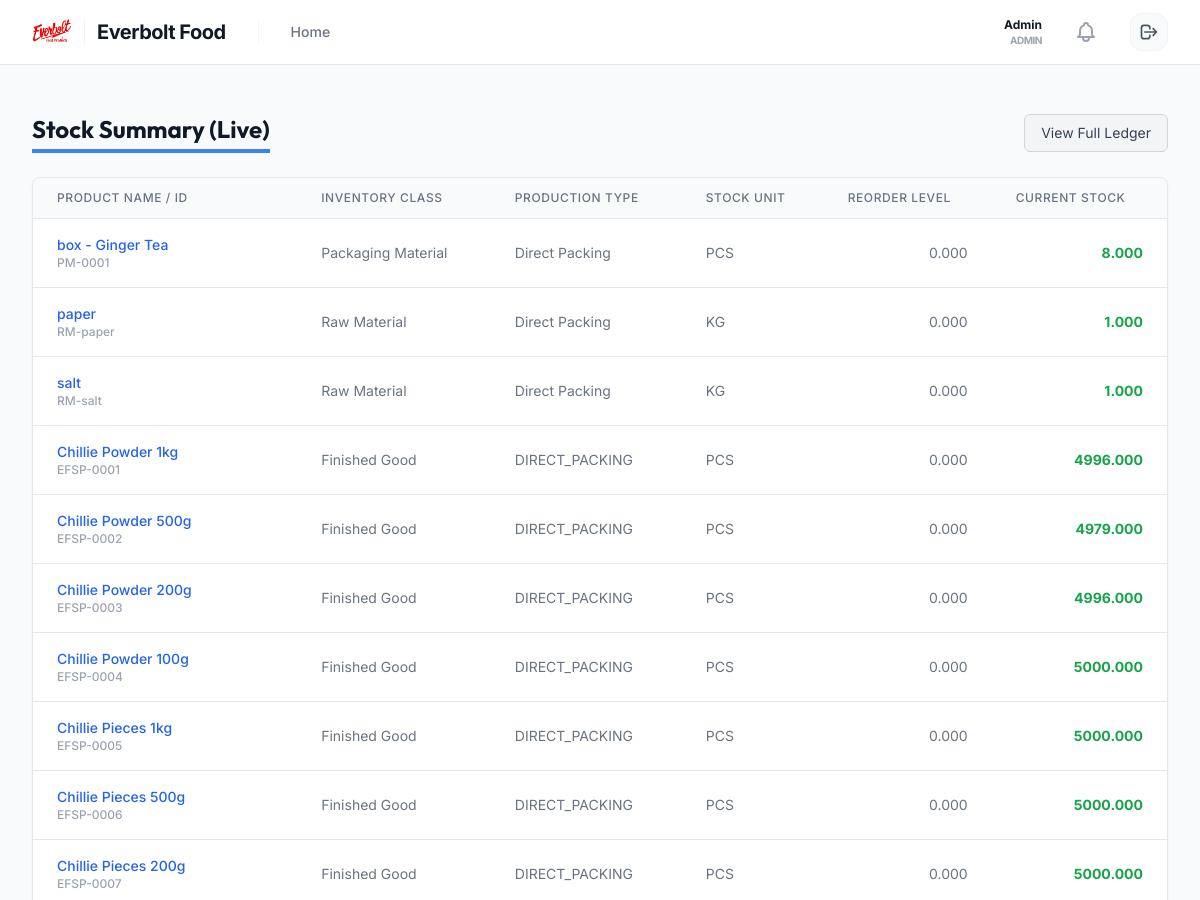
Page /inventory/stock-summary/ (signed in, upper part) on the earlier database version.
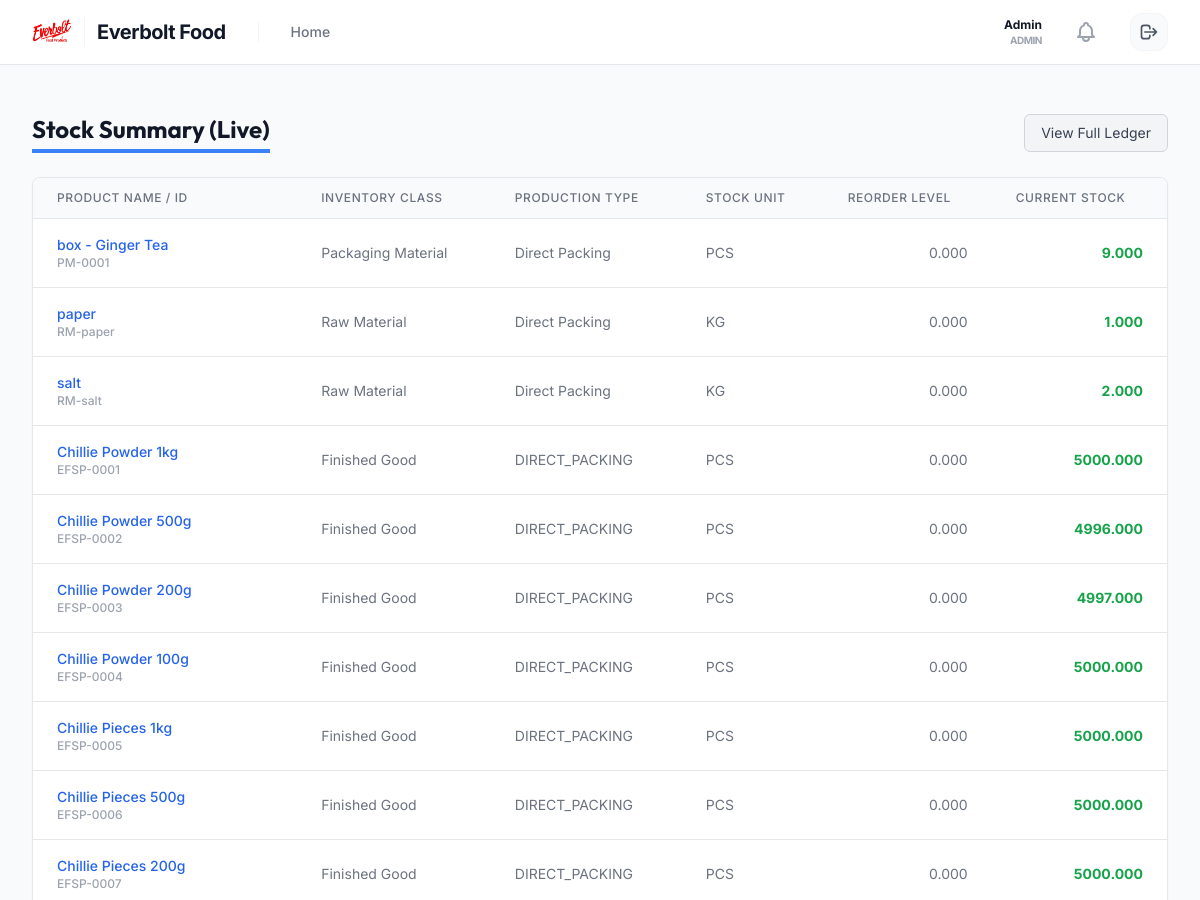
Same page on the later database version.
### inventory/models.py (models this page shows, shortened)
class Product(models.Model):
    class BrandChoices(models.TextChoices):
        EVERBOLT = 'Everbolt', 'Everbolt'
        EVERLEAF = 'Everleaf', 'Everleaf'
    class CategoryChoices(models.TextChoices):
        CONFECTIONERY = 'Confectionery', 'Confectionery'
        DRIED_FRUITS = 'Dried Fruits', 'Dried Fruits'
        DRIED_VEGETABLES = 'Dried Vegetables', 'Dried Vegetables'
        SPICES = 'Spices', 'Spices'
        TEA = 'Tea', 'Tea'
        KITHUL = 'Kithul', 'Kithul'
    class TeaTypeChoices(models.TextChoices):
        HERBAL_TEA = 'Herbal Tea', 'Herbal Tea'
        ARTISAN_TEA = 'Artisan Tea', 'Artisan Tea'
        FLAVORED_TEA = 'Flavored Tea', 'Flavored Tea'
        BLACK_TEA = 'Black Tea', 'Black Tea'
        GREEN_TEA = 'Green Tea', 'Green Tea'
        CATERING_TEA = 'Catering Tea', 'Catering Tea'
    class UnitTypes(models.TextChoices):
        PCS = 'pcs', 'pcs'
        BOX = 'box', 'box'
        PACK = 'pack', 'pack'
        KG = 'Kg', 'Kg'
        G = 'g', 'g'
        ML = 'ml', 'ml'
        L = 'l', 'l'
    class ProductTypes(models.TextChoices):
        DIRECT_PACKING = 'Direct Packing', 'Direct Packing'
        BLENDED_TEA = 'Blended Tea Products', 'Blended Tea Products'
        CONFECTIONERY_PACKING = 'Confectionery Packing', 'Confectionery Packing'
        REPACKING = 'Repacking', 'Repacking'
        TRADING = 'Trading Products', 'Trading Products'
    class InventoryClasses(models.TextChoices):
        RAW = 'RAW', 'Raw Material'
        PACKAGING = 'PACKAGING', 'Packaging Material'
        FINISHED = 'FINISHED', 'Finished Good'
        SEMI_FINISHED = 'SEMI_FINISHED', 'Semi-Finished Good'
        CONSUMABLE = 'CONSUMABLE', 'Consumable'
    product_id = models.CharField(max_length=50, unique=True, blank=True)
    name = models.CharField(max_length=200)
    brand = models.CharField(max_length=50, choices=BrandChoices.choices, default=BrandChoices.EVERBOLT)
    category = models.CharField(max_length=50, choices=CategoryChoices.choices, default=CategoryChoices.CONFECTIONERY)
    tea_type = models.CharField(max_length=50, choices=TeaTypeChoices.choices, blank=True, null=True)
    packet_size = models.CharField(max_length=100, blank=True, null=True)
    stock_unit = models.CharField(max_length=20, choices=UnitTypes.choices, default=UnitTypes.PCS)
    selling_unit = models.CharField(max_length=20, choices=UnitTypes.choices, default=UnitTypes.PCS)
    inventory_class = models.CharField(max_length=50, choices=InventoryClasses.choices, default=InventoryClasses.FINISHED)
    product_type = models.CharField(max_length=50, choices=ProductTypes.choices, default=ProductTypes.DIRECT_PACKING, verbose_name="Production Type")
    track_stock = models.BooleanField(default=True)
    allow_negative_stock = models.BooleanField(default=False)
    reorder_level = models.DecimalField(max_digits=12, decimal_places=3, default=0.000)
    selling_price = models.DecimalField(max_digits=12, decimal_places=2)
    price_tier_100 = models.DecimalField(max_digits=12, decimal_places=2, null=True, blank=True, help_text="Price for <= 100 pcs")
    price_tier_250 = models.DecimalField(max_digits=12, decimal_places=2, null=True, blank=True, help_text="Price for <= 250 pcs")
    price_tier_500 = models.DecimalField(max_digits=12, decimal_places=2, null=True, blank=True, help_text="Price for >= 500 pcs")
    custom_load_price = models.DecimalField(max_digits=12, decimal_places=2, null=True, blank=True)
    tax_rate = models.DecimalField(max_digits=5, decimal_places=2, default=18.00) # Fixed 18% generic tax
    status = models.BooleanField(default=True, help_text="True if active")
    current_stock = models.DecimalField(max_digits=12, decimal_places=3, default=0.000, help_text="Cached balance from StockLedger")

### inventory/views.py (the view)
# urls.py: path('stock-summary/', views.StockSummaryView.as_view(), name='stock_summary'),
class StockSummaryView(LoginRequiredMixin, ListView):
    model = Product
    template_name = 'inventory/stock_summary.html'
    context_object_name = 'products'
    paginate_by = 20
    def get_queryset(self):
        return Product.objects.filter(track_stock=True, status=True)

### users/models.py (called while the page is built)
    @property
    def unread_notifications(self):
        return getattr(self, 'notifications', None) and self.notifications.filter(is_read=False).order_by('-created_at') or []

### inventory/templates/inventory/stock_summary.html (shortened to what this page needs)
{% extends 'layouts/base.html' %}
{% block content %}
<div class="px-4 py-6 sm:px-0">
    <div class="flex justify-between items-center mb-6">
        <h1 class="text-2xl font-bold text-gray-900 border-b-4 border-blue-500 inline-block pb-1">Stock Summary (Live)</h1>
        <div class="flex space-x-2">
             <a href="{% url 'stock_ledger' %}" class="bg-gray-100 hover:bg-gray-200 border border-gray-300 rounded-md px-4 py-2 text-gray-700 text-sm">View Full Ledger</a>
        </div>
    </div>
    <div class="bg-white shadow-sm rounded-lg border border-gray-200 overflow-hidden">
        <div class="overflow-x-auto">
            <table class="min-w-full divide-y divide-gray-200">
                <thead class="bg-gray-50">
                    <tr>
                        <th scope="col" class="px-6 py-3 text-left text-xs font-medium text-gray-500 uppercase tracking-wider">Product Name / ID</th>
                        <th scope="col" class="px-6 py-3 text-left text-xs font-medium text-gray-500 uppercase tracking-wider">Inventory Class</th>
                        <th scope="col" class="px-6 py-3 text-left text-xs font-medium text-gray-500 uppercase tracking-wider">Production Type</th>
                        <th scope="col" class="px-6 py-3 text-left text-xs font-medium text-gray-500 uppercase tracking-wider">Stock Unit</th>
                        <th scope="col" class="px-6 py-3 text-left text-xs font-medium text-gray-500 uppercase tracking-wider">Reorder Level</th>
                        <th scope="col" class="px-6 py-3 text-left text-xs font-medium text-gray-500 uppercase tracking-wider">Current Stock</th>
                    </tr>
                </thead>
                <tbody class="bg-white divide-y divide-gray-200">
                    {% for product in products %}
                    <tr class="hover:bg-gray-50 transition-colors">
                        <td class="px-6 py-4 whitespace-nowrap text-sm font-medium text-blue-600">
                            {{ product.name }}
                            <div class="text-xs text-gray-400">{{ product.product_id }}</div>
                        </td>
                        <td class="px-6 py-4 whitespace-nowrap text-sm text-gray-500">{{ product.get_inventory_class_display }}</td>
                        <td class="px-6 py-4 whitespace-nowrap text-sm text-gray-500">{{ product.get_product_type_display }}</td>
                        <td class="px-6 py-4 whitespace-nowrap text-sm text-gray-500 uppercase">{{ product.get_stock_unit_display }}</td>
                        <td class="px-6 py-4 whitespace-nowrap text-sm text-gray-500 text-right">{{ product.reorder_level }}</td>
                        <td class="px-6 py-4 whitespace-nowrap text-sm font-bold text-right {% if product.current_stock <= product.reorder_level %}text-red-600{% else %}text-green-600{% endif %}">
                            {{ product.current_stock }}
                        </td>
                    </tr>
                    {% empty %}
                    <tr>
                        <td colspan="6" class="px-6 py-10 text-center text-gray-500">No stockable products found.</td>
                    </tr>
                    {% endfor %}
                </tbody>
            </table>
        </div>
    </div>
</div>
{% endblock %}

Differences in the rows shown:
changed Product "box - Ginger Tea": current_stock "8.000" → "9.000"
changed Product "salt": current_stock "1.000" → "2.000"
changed Product "Chillie Powder 1kg": current_stock "4996.000" → "5000.000"
changed Product "Chillie Powder 500g": current_stock "4979.000" → "4996.000"
changed Product "Chillie Powder 200g": current_stock "4996.000" → "4997.000"
